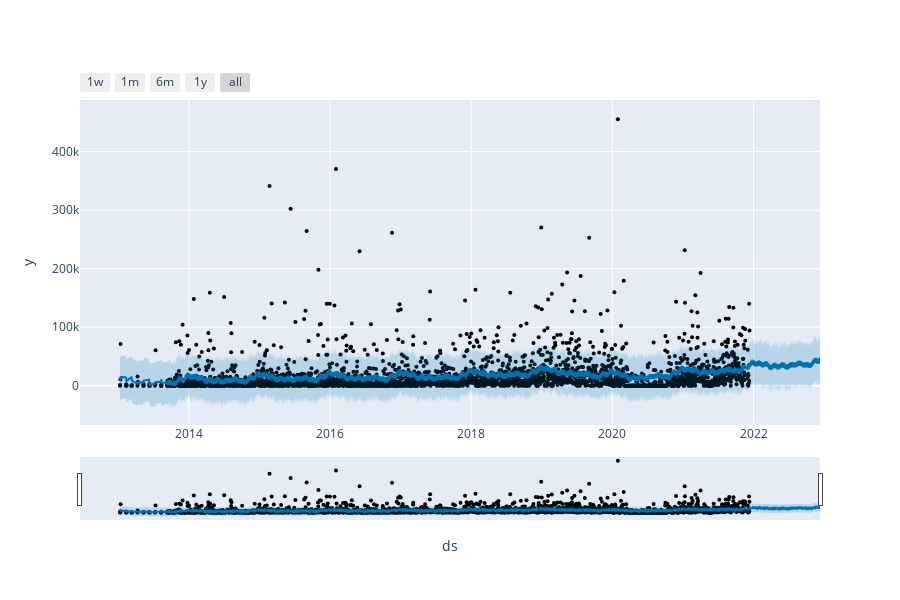

This figure's notebook cell:
### Code cell
plot_plotly(Room_m,Room_forecast)

### Figure 1 — Plotly figure (JSON) as saved in the notebook; plotly's stock layout.template omitted (floating-point values rounded to 4 significant figures; data arrays with more than 128 entries replaced by an {"elided": "..."} marker saying what was removed)
{"data": [{"marker": {"color": "black", "size": 4}, "mode": "markers", "name": "Actual", "type": "scatter", "x": {"elided": "3002 str values"}, "y": {"elided": "3002 float values"}}, {"hoverinfo": "skip", "line": {"width": 0}, "mode": "lines", "type": "scatter", "x": {"elided": "3367 str values"}, "y": {"elided": "3367 float values"}}, {"fill": "tonexty", "fillcolor": "rgba(0, 114, 178, 0.2)", "line": {"color": "#0072B2", "width": 2}, "mode": "lines", "name": "Predicted", "type": "scatter", "x": {"elided": "3367 str values"}, "y": {"elided": "3367 float values"}}, {"fill": "tonexty", "fillcolor": "rgba(0, 114, 178, 0.2)", "hoverinfo": "skip", "line": {"width": 0}, "mode": "lines", "type": "scatter", "x": {"elided": "3367 str values"}, "y": {"elided": "3367 float values"}}], "layout": {"height": 600, "showlegend": false, "width": 900, "xaxis": {"rangeselector": {"buttons": [{"count": 7, "label": "1w", "step": "day", "stepmode": "backward"}, {"count": 1, "label": "1m", "step": "month", "stepmode": "backward"}, {"count": 6, "label": "6m", "step": "month", "stepmode": "backward"}, {"count": 1, "label": "1y", "step": "year", "stepmode": "backward"}, {"step": "all"}]}, "rangeslider": {"visible": true}, "title": {"text": "ds"}, "type": "date"}, "yaxis": {"title": {"text": "y"}}}}
